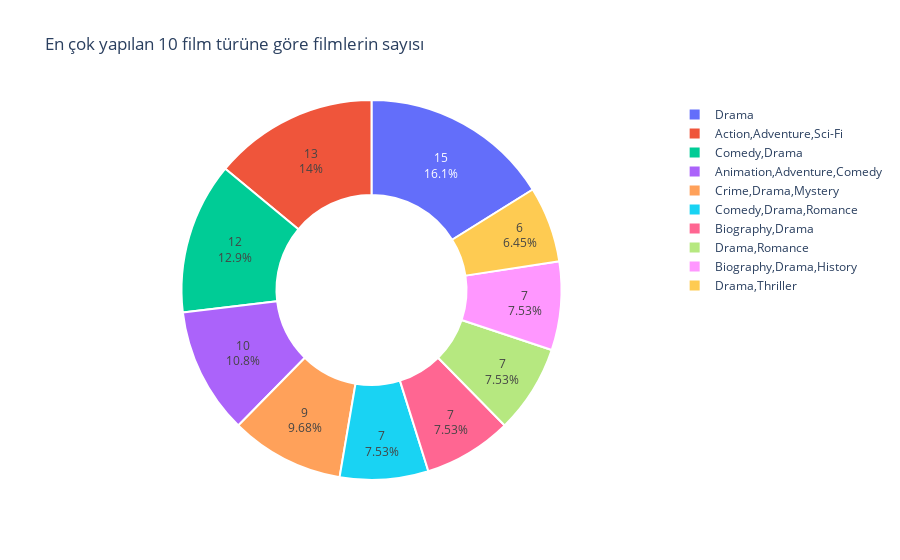

The cell this chart's notebook holds for it:
### Code cell
# en çok yapılan 10 türü seç
top_genres = top250['genre'].value_counts().head(10)

# pie chart oluşturma
fig = px.pie(values=top_genres.values, names=top_genres.index,
             title='En çok yapılan 10 film türüne göre filmlerin sayısı',
             labels={'value': 'Sayı', 'names': 'Türler'},
             hover_data={'value': top_genres.values, 'names': top_genres.index},
             hole=0.5,
                         )

# sayıları yazdırma
fig.update_traces(textposition='inside', textinfo='percent+value', textfont_size=12)

# kenar çizgileri ekleme
fig.update_traces(marker=dict(line=dict(color='white', width=2)))

fig.show()

### Figure 1 — Plotly figure (JSON) as saved in the notebook; plotly's stock layout.template omitted (floating-point values rounded to 4 significant figures)
{"data": [{"customdata": [[15, "Drama"], [13, "Action,Adventure,Sci-Fi"], [12, "Comedy,Drama"], [10, "Animation,Adventure,Comedy"], [9, "Crime,Drama,Mystery"], [7, "Comedy,Drama,Romance"], [7, "Biography,Drama"], [7, "Drama,Romance"], [7, "Biography,Drama,History"], [6, "Drama,Thriller"]], "domain": {"x": [0, 1], "y": [0, 1]}, "hole": 0.5, "hovertemplate": "Türler=%{customdata[1]}<br>value=%{value}<br>Sayı=%{customdata[0]}<extra></extra>", "labels": ["Drama", "Action,Adventure,Sci-Fi", "Comedy,Drama", "Animation,Adventure,Comedy", "Crime,Drama,Mystery", "Comedy,Drama,Romance", "Biography,Drama", "Drama,Romance", "Biography,Drama,History", "Drama,Thriller"], "legendgroup": "", "marker": {"line": {"color": "white", "width": 2}}, "name": "", "showlegend": true, "textfont": {"size": 12}, "textinfo": "percent+value", "textposition": "inside", "type": "pie", "values": [15, 13, 12, 10, 9, 7, 7, 7, 7, 6]}], "layout": {"legend": {"tracegroupgap": 0}, "title": {"text": "En çok yapılan 10 film türüne göre filmlerin sayısı"}}}
